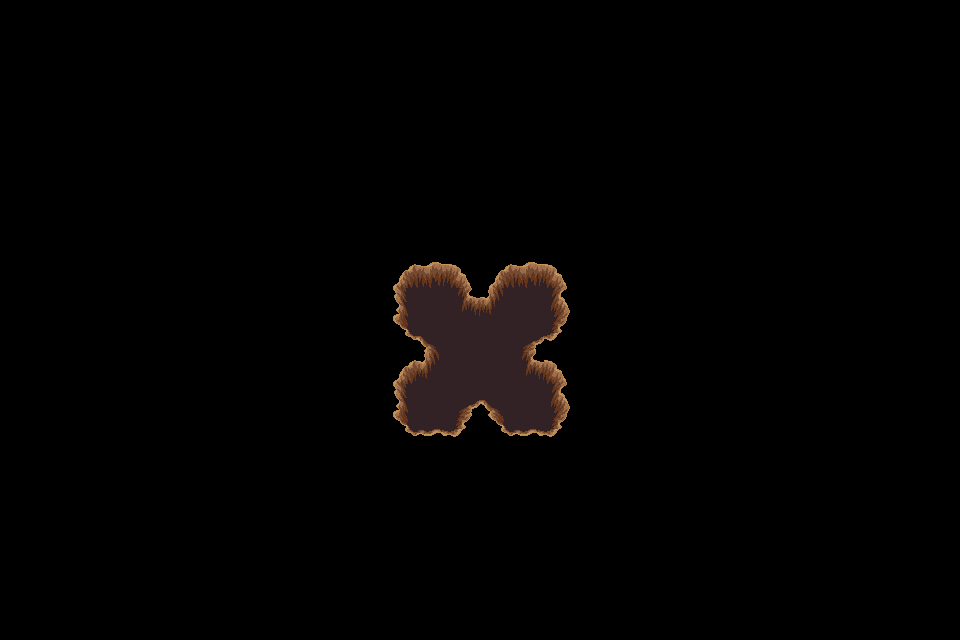

This is a level from a 2D game, rendered from its Tiled map with the project's own tilesets. A one-line summary and the complete map file follow:
An orthogonal 30x20 tile map with 32x32 px tiles, 1 tile layer (trou), 2 tilesets.

<map version="1.4" tiledversion="1.4.3" orientation="orthogonal" renderorder="right-down" width="30" height="20" tilewidth="32" tileheight="32" infinite="0" nextlayerid="9" nextobjectid="1">
 <tileset firstgid="1" source="../../dungeon_green.tsx" />
 <tileset firstgid="530" source="../../dungeon.tsx" />
 <layer id="8" name="trou" width="30" height="20">
  <data encoding="csv">
0,0,0,0,0,0,0,0,0,0,0,0,0,0,0,0,0,0,0,0,0,0,0,0,0,0,0,0,0,0,
0,0,0,0,0,0,0,0,0,0,0,0,0,0,0,0,0,0,0,0,0,0,0,0,0,0,0,0,0,0,
0,0,0,0,0,0,0,0,0,0,0,0,0,0,0,0,0,0,0,0,0,0,0,0,0,0,0,0,0,0,
0,0,0,0,0,0,0,0,0,0,0,0,0,0,0,0,0,0,0,0,0,0,0,0,0,0,0,0,0,0,
0,0,0,0,0,0,0,0,0,0,0,0,0,0,0,0,0,0,0,0,0,0,0,0,0,0,0,0,0,0,
0,0,0,0,0,0,0,0,0,0,0,0,0,0,0,0,0,0,0,0,0,0,0,0,0,0,0,0,0,0,
0,0,0,0,0,0,0,0,0,0,0,0,0,0,0,0,0,0,0,0,0,0,0,0,0,0,0,0,0,0,
0,0,0,0,0,0,0,0,0,0,0,0,0,0,0,0,0,0,0,0,0,0,0,0,0,0,0,0,0,0,
0,0,0,0,0,0,0,0,0,0,0,0,432,433,434,432,433,434,0,0,0,0,0,0,0,0,0,0,0,0,
0,0,0,0,0,0,0,0,0,0,0,0,455,456,410,411,456,457,0,0,0,0,0,0,0,0,0,0,0,0,
0,0,0,0,0,0,0,0,0,0,0,0,478,388,456,456,387,480,0,0,0,0,0,0,0,0,0,0,0,0,
0,0,0,0,0,0,0,0,0,0,0,0,432,411,456,456,410,434,0,0,0,0,0,0,0,0,0,0,0,0,
0,0,0,0,0,0,0,0,0,0,0,0,455,456,387,388,456,457,0,0,0,0,0,0,0,0,0,0,0,0,
0,0,0,0,0,0,0,0,0,0,0,0,478,479,480,478,479,480,0,0,0,0,0,0,0,0,0,0,0,0,
0,0,0,0,0,0,0,0,0,0,0,0,0,0,0,0,0,0,0,0,0,0,0,0,0,0,0,0,0,0,
0,0,0,0,0,0,0,0,0,0,0,0,0,0,0,0,0,0,0,0,0,0,0,0,0,0,0,0,0,0,
0,0,0,0,0,0,0,0,0,0,0,0,0,0,0,0,0,0,0,0,0,0,0,0,0,0,0,0,0,0,
0,0,0,0,0,0,0,0,0,0,0,0,0,0,0,0,0,0,0,0,0,0,0,0,0,0,0,0,0,0,
0,0,0,0,0,0,0,0,0,0,0,0,0,0,0,0,0,0,0,0,0,0,0,0,0,0,0,0,0,0,
0,0,0,0,0,0,0,0,0,0,0,0,0,0,0,0,0,0,0,0,0,0,0,0,0,0,0,0,0,0
</data>
 </layer>
</map>
